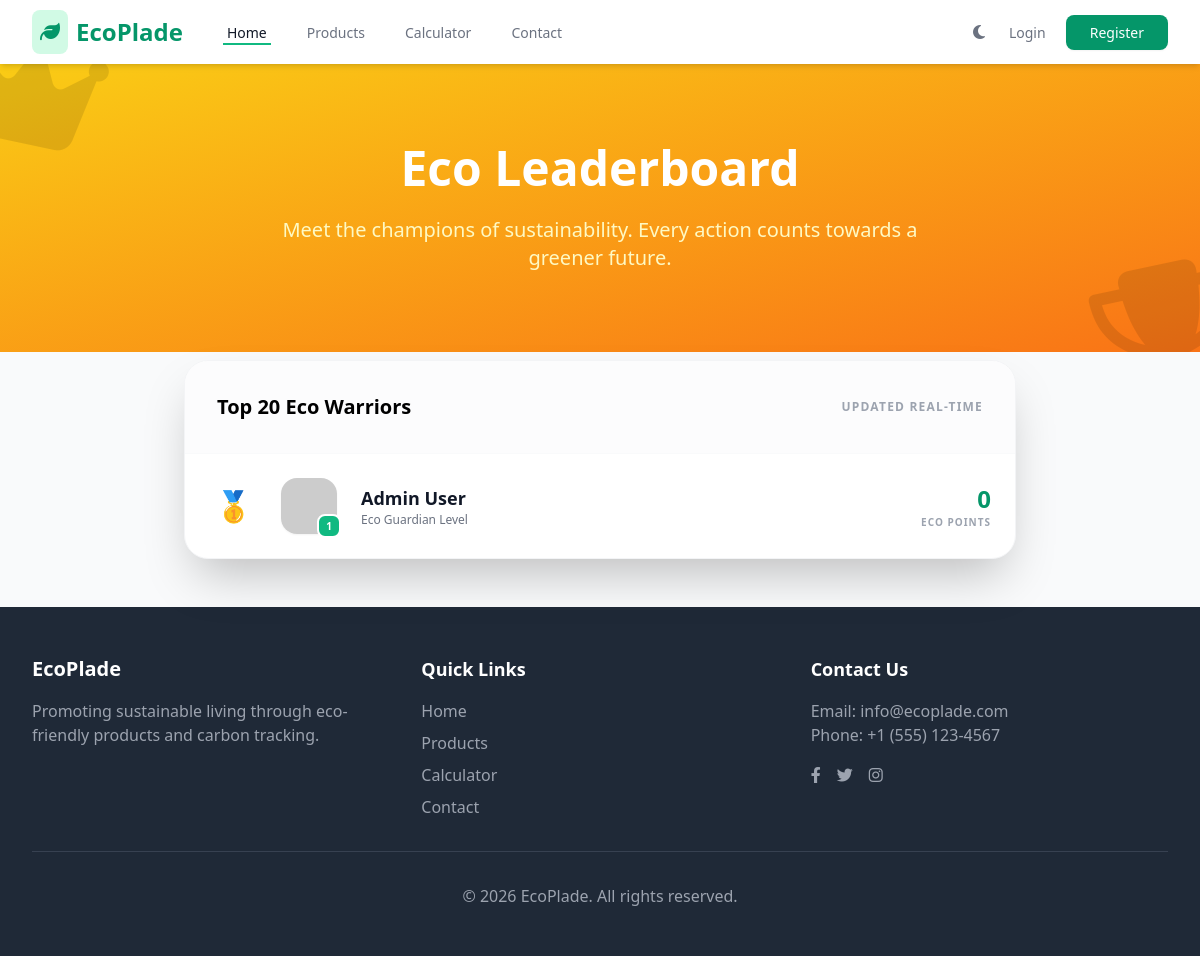
The page /leaderboard.php on the database its author committed.
### tables this page shows
CREATE TABLE IF NOT EXISTS users (
    id INT AUTO_INCREMENT PRIMARY KEY,
    name VARCHAR(255) NOT NULL,
    email VARCHAR(255) NOT NULL UNIQUE,
    password_hash VARCHAR(255) NOT NULL,
    role ENUM('user', 'admin') DEFAULT 'user',
    points INT DEFAULT 0,
    badges JSON,
    level INT DEFAULT 1,
    avatar_url VARCHAR(255),
    total_co2_saved DECIMAL(10, 2) DEFAULT 0.00,
    bio TEXT,
    created_at TIMESTAMP DEFAULT CURRENT_TIMESTAMP
);

### classes/User.php (called while the page is built, shortened)
<?php
class User {
    private $conn;
    private $table_name = "users";
    public function __construct($db) {
        $this->conn = $db;
    }
    public function getLeaderboard($limit = 10) {
        $query = "SELECT id, name, points, level, avatar_url FROM " . $this->table_name . " ORDER BY points DESC LIMIT :limit";
        $stmt = $this->conn->prepare($query);
        $stmt->bindParam(":limit", $limit, PDO::PARAM_INT);
        $stmt->execute();
        return $stmt->fetchAll(PDO::FETCH_ASSOC);
    }
}
?>

### leaderboard.php (the view, shortened to what this page needs)
<?php
require_once 'classes/User.php';
include 'includes/header.php';
$database = new Database();
$db = $database->getConnection();
$userModel = new User($db);
$leaderboard = $userModel->getLeaderboard(20);
?>
<div class="bg-gradient-to-br from-yellow-400 to-orange-500 py-20 relative overflow-hidden">
    <div class="absolute inset-0 opacity-10">
        <i class="fas fa-crown text-9xl absolute -top-10 -left-10 rotate-12"></i>
        <i class="fas fa-trophy text-9xl absolute -bottom-10 -right-10 -rotate-12"></i>
    </div>
    <div class="max-w-7xl mx-auto px-4 sm:px-6 lg:px-8 text-center relative z-10">
        <h1 class="text-5xl font-black text-white mb-6" data-aos="fade-up">Eco Leaderboard</h1>
        <p class="text-xl text-yellow-100 max-w-2xl mx-auto" data-aos="fade-up" data-aos-delay="100">
            Meet the champions of sustainability. Every action counts towards a greener future.
        </p>
    </div>
</div>
<div class="max-w-4xl mx-auto px-4 sm:px-6 lg:px-8 py-12 -mt-10 relative z-20">
    <div class="bg-white dark:bg-gray-800 rounded-3xl shadow-2xl border border-gray-100 dark:border-gray-700 overflow-hidden" data-aos="fade-up">
        <div class="p-8 border-b border-gray-50 dark:border-gray-700 bg-gray-50/50 dark:bg-gray-900/50 flex justify-between items-center">
            <h3 class="text-xl font-bold dark:text-white">Top 20 Eco Warriors</h3>
            <span class="text-xs font-bold text-gray-400 uppercase tracking-widest">Updated Real-time</span>
        </div>
        <div class="divide-y divide-gray-50 dark:divide-gray-700">
            <?php foreach ($leaderboard as $index => $user): ?>
                <div class="p-6 flex items-center hover:bg-gray-50 dark:hover:bg-gray-750 transition-colors group">
                    <div class="w-12 text-center">
                        <?php if($index == 0): ?>
                            <span class="text-3xl">🥇</span>
                        <?php elseif($index == 1): ?>
                            <span class="text-3xl">🥈</span>
                        <?php elseif($index == 2): ?>
                            <span class="text-3xl">🥉</span>
                        <?php else: ?>
                            <span class="text-xl font-black text-gray-300 dark:text-gray-600">#<?php echo $index + 1; ?></span>
                        <?php endif; ?>
                    </div>
                    <div class="ml-6 relative">
                        <img src="<?php echo $user['avatar_url'] ?: 'https://ui-avatars.com/api/?name='.urlencode($user['name']).'&background=10b981&color=fff'; ?>"
                             class="w-14 h-14 rounded-2xl object-cover shadow-sm group-hover:scale-110 transition duration-300">
                        <div class="absolute -bottom-1 -right-1 bg-emerald-500 text-white w-6 h-6 rounded-lg flex items-center justify-center font-bold text-[10px] border-2 border-white dark:border-gray-800">
                            <?php echo $user['level']; ?>
                        </div>
                    </div>
                    <div class="ml-6 flex-grow">
                        <h4 class="text-lg font-bold text-gray-900 dark:text-white"><?php echo htmlspecialchars($user['name']); ?></h4>
                        <p class="text-xs text-gray-500 dark:text-gray-400 font-medium">Eco Guardian Level</p>
                    </div>
                    <div class="text-right">
                        <p class="text-2xl font-black text-emerald-600"><?php echo number_format($user['points']); ?></p>
                        <p class="text-[10px] text-gray-400 uppercase font-black tracking-widest">Eco Points</p>
                    </div>
                </div>
            <?php endforeach; ?>
        </div>
    </div>
</div>
<?php include 'includes/footer.php'; ?>

### rows shown on the page
users: level "1", name "Admin User", points "0"
